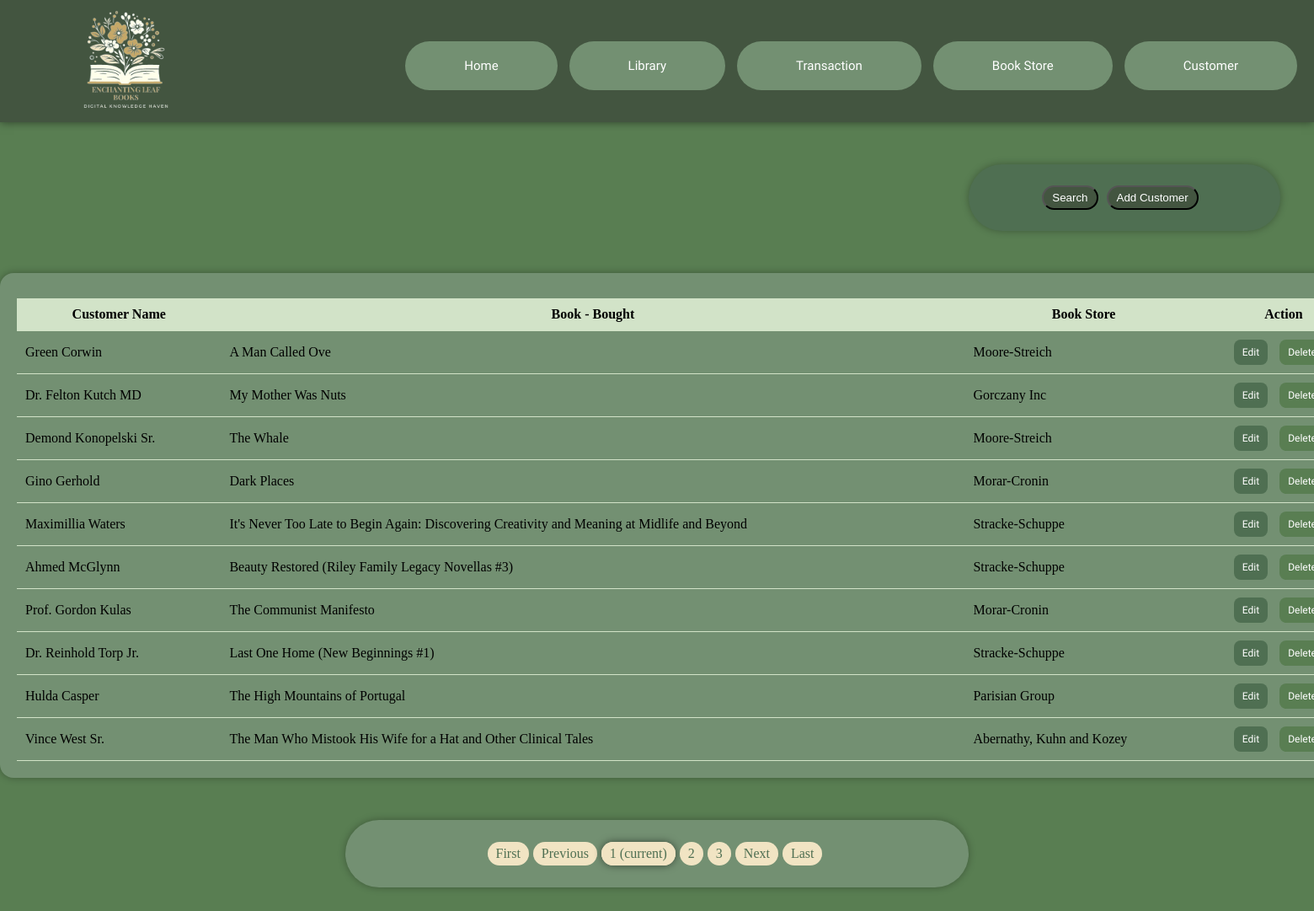
The app's page /customer_list/ with its own data.
### dartaapp/models.py (models this page shows, shortened)
class BaseModel (models.Model) :
    created_at = models.DateTimeField(auto_now_add=True, db_index=True)
    updated_at = models.DateTimeField(auto_now=True)
    class Meta:
        abstract = True

class Customer (BaseModel) :
    fullname = models.CharField(max_length=100, null=True, blank=True)
    book = models.ForeignKey(BookDetail, null=True, blank=True, on_delete=models.CASCADE)
    bookstore = models.ForeignKey(BookStore, null=True, blank=True, on_delete=models.CASCADE)

class BookDetail (BaseModel) :
    title = models.CharField(max_length=100, null=True, blank=True)
    category = models.CharField(max_length=100, null=True, blank=True)
    price = models.FloatField(null=True, blank=True)
    availability = models.PositiveIntegerField(null=True, blank=True)
    book_description = models.CharField(max_length=250, null=True, blank=True)
    stars = models.PositiveIntegerField(null=True, blank=True)
    image = models.ForeignKey(BookImage,  blank=True, null=True, on_delete=models.CASCADE)

class BookStore (BaseModel) :
    bookstore_name = models.CharField(max_length=100, null=True, blank=True)
    address = models.CharField(max_length=250, null=True, blank=True)
    postal_code = models.IntegerField(null=True, blank=True)

### dartaapp/views.py (the view)
# urls.py: path('customer_list/', CustomerListView.as_view(), name='customer-list'),
class CustomerListView(ListView):
    model = Customer
    content_object_name = 'customer'
    template_name = "customer.html"
    paginate_by = 10
    def get_queryset(self):
        return Customer.objects.order_by('-created_at')

### dartaapp/templates/customer.html (shortened to what this page needs)
{% extends 'base.html' %}
{% load static %}
  {% block content %}
  <div class="bar-base-container">
    <a href="{% url 'customer-search' %}"><button>Search</button></a>
    <a href="{% url 'customer-add' %}"><button>Add Customer</button></a>
  </div>
  <div class="box-container">
    <table>
        <thead>
            <th>Customer Name</th>
            <th>Book - Bought</th>
            <th>Book Store</th>
            <th class="action">Action</th>
        </thead>
        {% for customer in object_list %}
        <tbody>
          <tr>
            <td>{{ customer.fullname }}</td>
            <td>{{ customer.book.title }}</td>
            <td>{{ customer.bookstore.bookstore_name }}</td>
            <td class="action">
              <a href="{{ customer.id }}"><button class="btn-update-table">Edit</button></a>
              <a href="{{ customer.id }}/delete"><button class="btn-delete-table">Delete</button></a>
            </td>
          </tr>
        </tbody>
        {% endfor %}
    </table>
  </div>
  {% include 'includes/pagination.html'%}
  {% endblock %}

### dartaapp/static/css/style.css (style rules this page uses)
body { margin: 0; background-color: #597E52; }
.box-container { width: 200vh; height: auto; background-color: #739072; padding: 20px; margin: 50px auto; box-shadow: 0 0 10px rgba(0, 0, 0, 0.3); border-radius: 2vh; display: flex; }
table { width: 100%; border-collapse: collapse; margin-top: 10px; }
th, td { border-bottom: 1px solid #D2E3C8; padding: 10px; }
.action { text-align: center; }
.btn-update-table { font-family: 'Rubik Doodle Shadow'; background-color: #4F6F52; color: #fff; padding: 8px 10px; border: none; border-radius: 1vh; cursor: pointer; font-size: 12px; }
.btn-delete-table { font-family: 'Rubik Doodle Shadow'; background-color: #597E52; color: #fff; padding: 8px 10px; border: none; border-radius: 1vh; cursor: pointer; font-size: 12px; }
th { background-color: #D2E3C8; text-align: center; }
.bar-base-container { width: 40vh; height: auto; background-color: #4F6F52; padding: 25px; margin: 50px auto; box-shadow: 0 0 10px rgba(0, 0, 0, 0.3); border-radius: 5vh; justify-content: center; display: flex; margin-right: 5vh; }
button { background-color: #435540; border-radius: 5vh; color: #ffffff; padding: 5px 10px; margin-right: 10px; }

### records on screen
Customer: fullname "Green Corwin", book "A Man Called Ove", bookstore.bookstore_name "Moore-Streich"
Customer: fullname "Dr. Felton Kutch MD", book "My Mother Was Nuts", bookstore.bookstore_name "Gorczany Inc"
Customer: fullname "Demond Konopelski Sr.", book "The Whale", bookstore.bookstore_name "Moore-Streich"
Customer: fullname "Gino Gerhold", book "Dark Places", bookstore.bookstore_name "Morar-Cronin"
Customer: fullname "Maximillia Waters", book "It's Never Too Late to Begin Again: Discovering Creativity and Meaning at Midlife and Beyond", bookstore.bookstore_name "Stracke-Schuppe"
Customer: fullname "Ahmed McGlynn", book "Beauty Restored (Riley Family Legacy Novellas #3)", bookstore.bookstore_name "Stracke-Schuppe"
Customer: fullname "Prof. Gordon Kulas", book "The Communist Manifesto", bookstore.bookstore_name "Morar-Cronin"
Customer: fullname "Dr. Reinhold Torp Jr.", book "Last One Home (New Beginnings #1)", bookstore.bookstore_name "Stracke-Schuppe"
Customer: fullname "Hulda Casper", book "The High Mountains of Portugal", bookstore.bookstore_name "Parisian Group"
Customer: fullname "Vince West Sr.", book "The Man Who Mistook His Wife for a Hat and Other Clinical Tales", bookstore.bookstore_name "Abernathy, Kuhn and Kozey"

### other values on screen
{{ page_num }} "1"
{{ page_num }} "2" "3"
